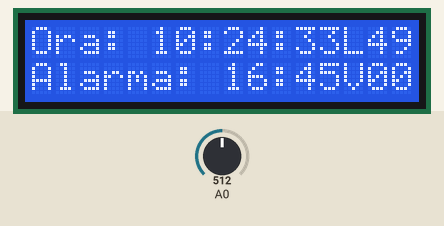
Bench run of a sketch on a simulated Arduino Uno, built with avr-gcc and run on an emulated ATmega328P. Parts: 16×2 character LCD. Inputs (shaded band) come from the test bench; at power-on: A0 = 512. The local clock reads 2024-03-15 10:24:30 at power-on unless the sketch sets it; the audio player accepts every command and is not drawn; what the sketch prints to the serial monitor is not drawn.

Above: at 3.2 s.
3.3 s: A0 set to 716
At 4.5 s:
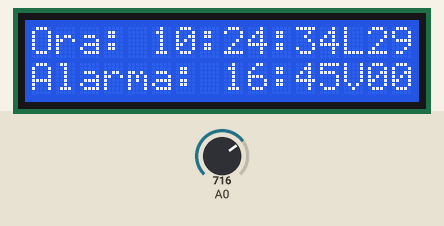
6.3 s: A0 set to 900
At 7.9 s:
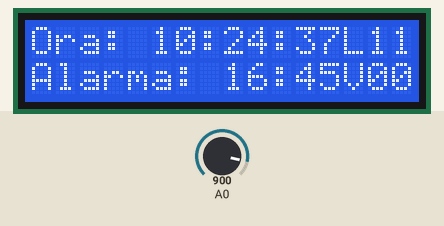
9.3 s: A0 set to 1010
At 10.9 s:
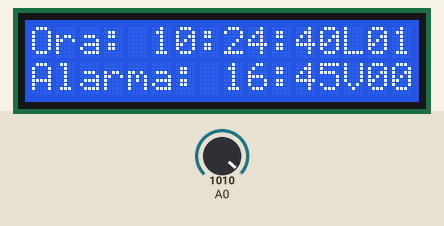
Timing chart, 0 to 12.4 s (numbered marks = the images above; inputs shaded):
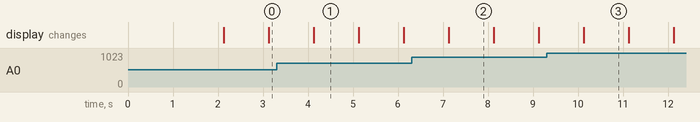

The sketch:

ceas_inteligent_cu_cod_mp3.ino
```cpp
#include <Wire.h>
#include <LiquidCrystal_I2C.h>
#include <ThreeWire.h>
#include <RtcDS1302.h>
#include <SoftwareSerial.h>
#include <DFRobotDFPlayerMini.h>

LiquidCrystal_I2C lcd(0x27, 16, 2);
ThreeWire myWire(12, 11, 13);
RtcDS1302<ThreeWire> Rtc(myWire);

SoftwareSerial mySoftwareSerial(7, 8); // TX pe pin 7, RX pe pin 8
DFRobotDFPlayerMini myDFPlayer;

uint8_t oraAlarma = 16;
uint8_t minutAlarma = 45;
const bool DOAR_LA_ALARMA = false;
bool muzicaPermisa = !DOAR_LA_ALARMA;

const uint16_t LUM_PRAG_PORNIRE = 900;
const uint16_t LUM_PRAG_OPRIRE  = 850;
const uint16_t LUM_MAXIM        = 1000;

const uint8_t VOL_MIN = 1;
const uint8_t VOL_MAX = 15; // maxim pentru dfplayer este 30
const uint8_t PAS_VOLUM = 1;

uint16_t lumina = 0;
uint8_t volumCurent = 0;
bool muzicaPornita = false;
unsigned long tLumina = 0, tVolum = 0, momentUltimaActualizare = 0;

void adcInit() {
  ADMUX  = (1 << REFS0);
  ADCSRA = (1 << ADEN) | (1 << ADPS2) | (1 << ADPS1) | (1 << ADPS0);
  DIDR0 |= (1 << ADC0D);
}

uint16_t adcCitire() {
  ADCSRA |= (1 << ADSC);
  while (ADCSRA & (1 << ADSC));
  return ADC;
}

const bool LDR_INVERSAT = true;

uint16_t citesteLumina() {
  uint16_t v = adcCitire();
  return LDR_INVERSAT ? (1023 - v) : v;
}

uint8_t calculeazaTinta(uint16_t l) {
  if (!muzicaPermisa || l <= LUM_PRAG_OPRIRE) return 0;
  if (l >= LUM_MAXIM) return VOL_MAX;
  return VOL_MIN + (uint32_t)(l - LUM_PRAG_OPRIRE) * (VOL_MAX - VOL_MIN) / (LUM_MAXIM - LUM_PRAG_OPRIRE);
}

void print2(uint8_t n) {
  if (n < 10) lcd.print('0');
  lcd.print(n);
}

void setup() {
  Serial.begin(9600);
  mySoftwareSerial.begin(9600);

  adcInit();
  lumina = citesteLumina();

  lcd.init();
  lcd.backlight();
  lcd.clear();
  lcd.setCursor(0, 0);
  lcd.print("Sistem Pornit...");

  Rtc.Begin();
  if (Rtc.GetIsWriteProtected()) Rtc.SetIsWriteProtected(false);
  if (!Rtc.GetIsRunning()) Rtc.SetIsRunning(true);

  if (myDFPlayer.begin(mySoftwareSerial)) {
    myDFPlayer.volume(0);
  }

  delay(1500);
  lcd.clear();
}

void loop() {
  unsigned long acum = millis();

  if (acum - tLumina >= 10) {
    tLumina = acum;
    lumina = (lumina * 7 + citesteLumina()) / 8;

    if (!muzicaPornita && muzicaPermisa && lumina >= LUM_PRAG_PORNIRE) {
      muzicaPornita = true;
      volumCurent = VOL_MIN;
      myDFPlayer.volume(volumCurent);
      myDFPlayer.play(1);
    }
  }

  // ajustare lina volum din 150 in 150 ms
  if (muzicaPornita && acum - tVolum >= 150) {
    tVolum = acum;
    uint8_t tinta = calculeazaTinta(lumina);

    if (volumCurent < tinta) {
      volumCurent = (tinta - volumCurent > PAS_VOLUM) ? volumCurent + PAS_VOLUM : tinta;
    } else if (volumCurent > tinta) {
      volumCurent = (volumCurent - tinta > PAS_VOLUM) ? volumCurent - PAS_VOLUM : tinta;
    }

    myDFPlayer.volume(volumCurent);

    if (volumCurent == 0 && tinta == 0) {
      myDFPlayer.pause();
      muzicaPornita = false;
    }
  }

  if (acum - momentUltimaActualizare >= 1000) {
    momentUltimaActualizare = acum;
    RtcDateTime now = Rtc.GetDateTime();

    if (DOAR_LA_ALARMA) {
      muzicaPermisa = (now.Hour() == oraAlarma && now.Minute() == minutAlarma);
    }

    lcd.setCursor(0, 0);
    lcd.print("Ora: ");
    print2(now.Hour());   lcd.print(':');
    print2(now.Minute()); lcd.print(':');
    print2(now.Second());
    lcd.setCursor(13, 0);
    lcd.print('L');
    print2((uint32_t)lumina * 99 / 1023);

    lcd.setCursor(0, 1);
    lcd.print("Alarma: ");
    print2(oraAlarma);  lcd.print(':');
    print2(minutAlarma);
    lcd.setCursor(13, 1);
    lcd.print('V');
    print2((uint32_t)volumCurent * 99 / VOL_MAX);

    Serial.println(lumina);
  }
}
```

Measured:
- what the display in image 1 shows lasts 1.0 s, from 4.1 s to 5.1 s
